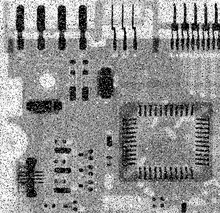
%> input picture ippr lab/dirty.jpg, 220 x 213 px, shrunk from 455 x 440 before the run
$ octave adaptive_median.m   (GNU Octave 9; MATLAB toolbox functions it lacks are replaced by stand-ins)
%> lines starting %> are read from the running program, lines starting %| are printed output that depends on the picture
clear all;
close all;
I=imread('C:\Users\TANAY\Desktop\ippr\ippr lab\dirty.jpg');
%> I is the input picture: size 213x220 uint8; min 0, max 255, mean 144.3
%I1=rgb2gray(I1);
%I=imnoise(I1,'salt & pepper',0.15);

[rows,cols]=size(I);
%> rows = 213; cols = 220
P=zeros(rows,cols);

s_max=7;
s=3;
l=floor(s/2);

for i=1:rows
    for j=1:cols
        if( i<=l || i>=rows-l || j<=l || j>=cols-l )
           P(i,j)=I(i,j);
           continue;
        end

       k=1;
       for x=i-l:i+l
           for y=j-l:j+l
               a(k)=I(x,y);
               k=k+1;
           end
       end

        a=sort(a);
        z_mid=a(((s*s)+1)/2);
        z_min=a(1);
        z_max=a(s*s);

        a1=z_mid-z_min;
        a2=z_mid-z_max;

        if( (a1>0) && (a2<0) )

            b1=I(i,j)-z_min;
            b2=I(i,j)-z_max;
            if((b1>0) && (b2<0))
                P(i,j)=I(i,j);
            else
                P(i,j)=z_mid;
            end
        else

            if(s<=s_max)
                s=s+2;
                l=floor(s/2);
                a=zeros(s*s);
                continue;
            else
                P(i,j)=z_mid;
            end
        end
    end
end
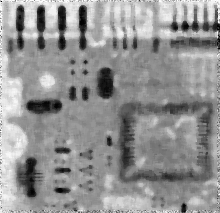
%> P: size 213x220 double; min 0, max 255, mean 146.7
%> after the loop, b1 = 39; b2 = 0; l = 2; s = 5

figure,
subplot(1,2,1);imshow(I);       title('Original');
subplot(1,2,2);imshow(uint8(P));title('Filtered');
